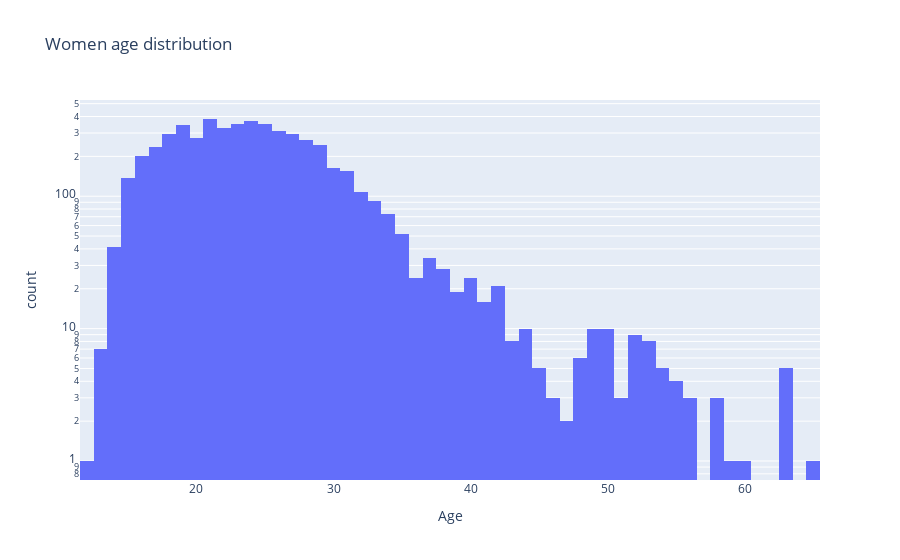

Notebook source saved alongside this figure:
### Code cell
women_con = ['F']

df_age = df_USA[df_USA["Sex"].isin(women_con)]


fig = px.histogram(df_age, x="Age",  log_y=True, title="Women age distribution")

fig.show()
# summer_con = ["Summer"] #same logic df_winter and df_usa

# df_summer = df_USA[df_USA["Season"].isin(summer_con)]

### Figure 1 — Plotly figure (JSON) as saved in the notebook; plotly's stock layout.template omitted (floating-point values rounded to 4 significant figures; data arrays with more than 128 entries replaced by an {"elided": "..."} marker saying what was removed)
{"data": [{"alignmentgroup": "True", "bingroup": "x", "hovertemplate": "Age=%{x}<br>count=%{y}<extra></extra>", "legendgroup": "", "marker": {"color": "#636efa", "pattern": {"shape": ""}}, "name": "", "offsetgroup": "", "orientation": "v", "showlegend": false, "type": "histogram", "x": {"elided": "5368 int values"}, "xaxis": "x", "yaxis": "y"}], "layout": {"barmode": "relative", "legend": {"tracegroupgap": 0}, "title": {"text": "Women age distribution"}, "xaxis": {"anchor": "y", "domain": [0, 1], "title": {"text": "Age"}}, "yaxis": {"anchor": "x", "domain": [0, 1], "title": {"text": "count"}, "type": "log"}}}
